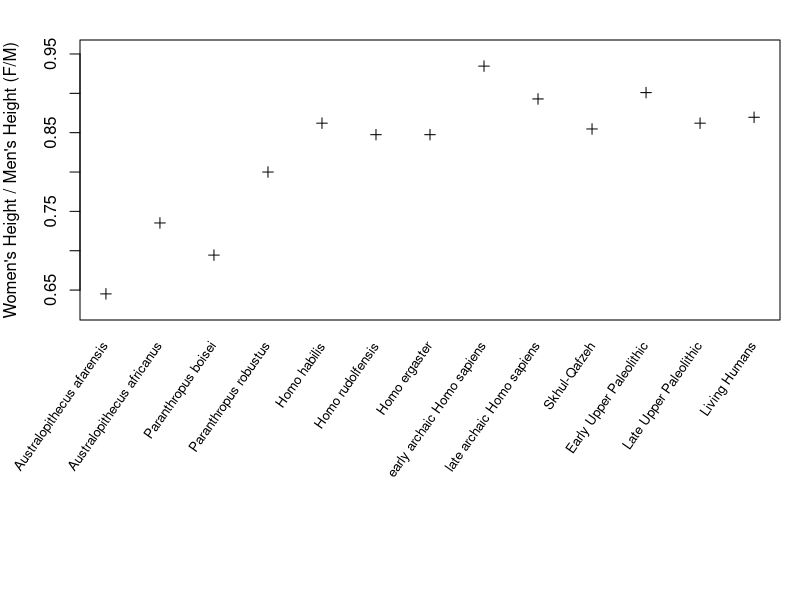

Reproduce this figure in R.
# Increase bottom margin BEFORE plotting
par(mar = c(14, 4, 2, 1))

species <- c(
  "Australopithecus afarensis",
  "Australopithecus africanus",
  "Paranthropus boisei",
  "Paranthropus robustus",
  "Homo habilis",
  "Homo rudolfensis",
  "Homo ergaster",
  "early archaic Homo sapiens",
  "late archaic Homo sapiens",
  "Skhul-Qafzeh",
  "Early Upper Paleolithic",
  "Late Upper Paleolithic",
  "Living Humans"
)

# Original M/F values
mf <- c(
  1.55, 1.36, 1.44, 1.25, 1.16,
  1.18, 1.18, 1.07, 1.12, 1.17,
  1.11, 1.16, 1.15
)

# Convert to F/M
fm <- 1 / mf

plot(
  seq_along(species),
  fm,
  pch = 3,
  xaxt = "n",
  xlab = "",
  ylab = "Women's Height / Men's Height (F/M)",
  ylim = c(min(fm) - 0.02, max(fm) + 0.02)
)

# Add rotated labels
text(
  x = seq_along(species),
  y = par("usr")[3] - 0.03,
  labels = species,
  srt = 55,
  adj = 1,
  xpd = TRUE,
  cex = 0.8
)
